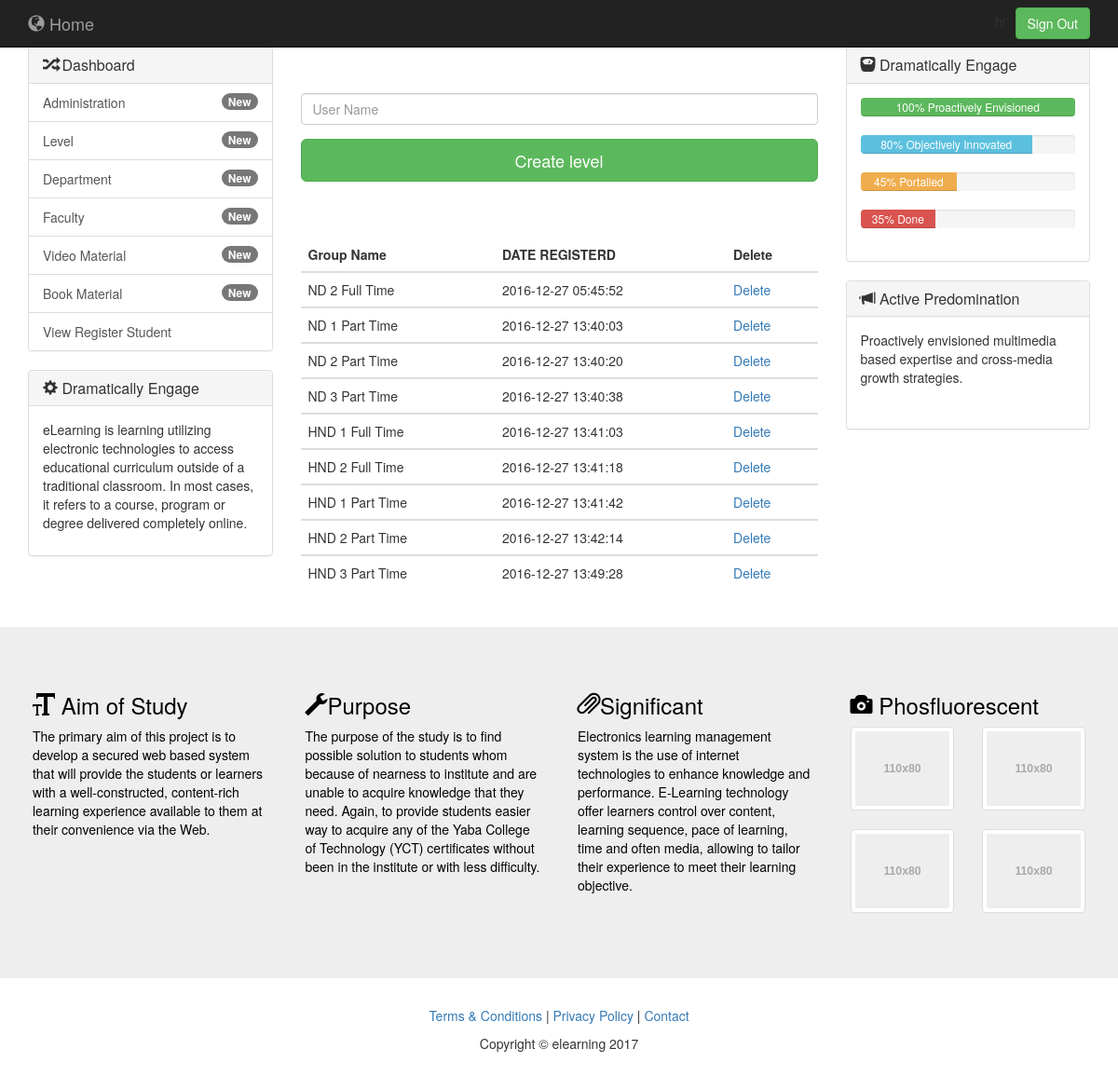
The page /auth/class.php (signed in) on the database its author committed.
### tables this page shows
CREATE TABLE `classes` (
  `id` int(11) NOT NULL,
  `name` varchar(50) NOT NULL,
  `datecreated` datetime NOT NULL,
  `admin_id` int(11) NOT NULL,
  `admin_name` varchar(50) NOT NULL
);

### auth/class.php (the view, shortened to what this page needs)
<!DOCTYPE html>
<html lang="en">
<head>
    <link href="css/bootstrap.min.css" rel="stylesheet">
    <link href="css/custom.css" rel="stylesheet">
</head>
<body>
   	<?php require('include/nav.php'); ?>
<div class="container-fluid">
		<?php require('include/left_column.php'); ?>
		<div class="col-sm-6">
			<form method="post">
			<table align="center" width="100%" border="0" style="margin-top: 50px;">
			<tr>
			<td><input type="text" name="name" placeholder="User Name" required class="form-control form-group" /></td>
			</tr>
			<tr>
			<td><button type="submit" name="btn-signup" class="btn btn-success btn-lg btn-block">Create level</button></td>
			</tr>
			</table>
			</form>
			<br/><br/><br/>
			<?php
			$connect = mysql_connect("localhost", "root", "");
			$sql = mysql_query("SELECT * FROM classes", $connect);
			echo "<table border=\"0\" class='table table-hover'>";
			echo "<thead>";
				echo "<tr>";
					echo "<th>Group Name</th>";
					echo "<th>DATE REGISTERD</th>";
					echo "<th>Delete</th>";
				echo "</tr>";
			echo "<thead>";
			while ($result1 = mysql_fetch_array ($sql))
			{
				echo "<tbody>";
			    echo "<tr>";
			    echo "<td >".$result1 ["name"]."</td>";
			    echo "<td >".$result1["datecreated"]."</td>";
			    echo "<td><a href=\"deleteclass.php?id=".$result1['id']."\">Delete</a></td>";
			    echo "</tr>";
			    echo "<tbody>";
			}
			echo "</table>";
			?>
		</div>
	  	<?php require('include/right_column.php'); ?>
	</div>
	  	<?php require('include/footer.php'); ?>
</body>
</html>

### auth/include/nav.php (shortened to what this page needs)
<nav class="navbar navbar-inverse navbar-fixed-top" role="navigation">
       <div class="container">
           <div class="navbar-header">
               <a class="navbar-brand" href="#"><span class="glyphicon glyphicon-globe"></span> Home</a>
           </div>
           <div class="collapse navbar-collapse" id="navbar">
               <div class="navbar-form navbar-right form-inline">
                   hi' <?php echo $userRow['admin_name']; ?>&nbsp;<a href="logout.php?logout" class="btn btn-success">Sign Out</a>
               </div>
           </div>
       </div>
   </nav>

### auth/include/left_column.php
<div class="col-sm-3">
			<div class="panel panel-default">
				<div class="panel-heading">
					<h1 class="panel-title"><span class="glyphicon glyphicon-random"></span> Dashboard</h1>
				</div>
				<div class="list-group">
					<a href="register.php" class="list-group-item">Administration <span class="badge">New</span</a>
					<a href="class.php" class="list-group-item">Level <span class="badge">New</span</a>
					<a href="department.php" class="list-group-item">Department <span class="badge">New</span</a>
					<a href="faculty.php" class="list-group-item">Faculty <span class="badge">New</span</a>
					<a href="video.php" class="list-group-item">Video Material <span class="badge">New</span</a>
					<a href="book.php" class="list-group-item">Book Material <span class="badge">New</span</a>
					<a href="student.php" class="list-group-item">View Register Student </a>
				</div>
			</div>
			<div class="panel panel-default">
				<div class="panel-heading">
					<h1 class="panel-title"><span class="glyphicon glyphicon-cog"></span> Dramatically Engage</h1>
				</div>
				<div class="panel-body">
					<p>eLearning is learning utilizing electronic technologies to access educational curriculum outside of a traditional classroom.  In most cases, it refers to a course, program or degree delivered completely online.
					</p>
				</div>
			</div>
		</div>

### auth/include/right_column.php (shortened to what this page needs)
<div class="col-sm-3">
			<div class="panel panel-default">
				<div class="panel-heading">
					<h3 class="panel-title">
						<span class="glyphicon glyphicon-scale"></span>
						Dramatically Engage
					</h3>
				</div>
				<div class="panel-body">
					<div class="progress">
						<div class="progress-bar progress-bar-success" role="progressbar" aria-valuenow="100"
						aria-valuemin="0" aria-valuemax="100" style="width:100%">
							100% Proactively Envisioned
						</div>
					</div>
					<div class="progress">
						<div class="progress-bar progress-bar-info" role="progressbar" aria-valuenow="80"
						aria-valuemin="0" aria-valuemax="100" style="width:80%">
							80% Objectively Innovated
						</div>
					</div>
					<div class="progress">
						<div class="progress-bar progress-bar-warning" role="progressbar" aria-valuenow="45"
						aria-valuemin="0" aria-valuemax="100" style="width:45%">
							45% Portalled
						</div>
					</div>
					<div class="progress">
						<div class="progress-bar progress-bar-danger" role="progressbar" aria-valuenow="35"
						aria-valuemin="0" aria-valuemax="100" style="width:35%">
							35% Done
						</div>
					</div>
				</div>
			</div>
			<div class="panel panel-default">
				<div class="panel-heading">
					<h3 class="panel-title">
						<span class="glyphicon glyphicon-bullhorn"></span>
						Active Predomination
					</h3>
				</div>
				<div class="panel-body">
					<p>Proactively envisioned multimedia based expertise and cross-media growth strategies.</p>
				</div>
			</div>
	  </div>

### auth/include/footer.php
<footer>
       <div class="footer-blurb">
           <div class="container">
               <div class="row">
                   <div class="col-sm-3 footer-blurb-item">
                       <h3><span class="glyphicon glyphicon-text-size"></span> Aim of  Study </h3>
                       <p>The primary aim of this project is to develop a secured web based system that will provide the students or learners with a well-constructed, content-rich learning experience available to them at their convenience via the Web.</p>
                   </div>
                   <div class="col-sm-3 footer-blurb-item">
                       <h3><span class="glyphicon glyphicon-wrench"></span>Purpose</h3>
                       <p>The purpose of the study is to find possible solution to students whom because of nearness to institute and are unable to acquire knowledge that they need. Again, to provide students easier way to acquire any of the Yaba College of Technology (YCT) certificates without been in the institute or with less difficulty.  </p>
                   </div>
                   <div class="col-sm-3 footer-blurb-item">
                       <h3><span class="glyphicon glyphicon-paperclip"></span>Significant</h3>
                       <p>Electronics learning management system is the use of internet technologies to enhance knowledge and performance. E-Learning technology offer learners control over content, learning sequence, pace of learning, time and often media, allowing to tailor their experience to meet their learning objective. </p>
                   </div>
                   <div class="col-sm-3 footer-blurb-item">
                       <h3><span class="glyphicon glyphicon-camera"></span> Phosfluorescent</h3>
                           <div class="row">
                               <div class="col-xs-6">
                                   <a href="#" class="thumbnail">
                                       <img src="holder.js/110x80" alt="">
                                   </a>
                               </div>
                               <div class="col-xs-6">
                                   <a href="#" class="thumbnail">
                                       <img src="holder.js/110x80" alt="">
                                   </a>
                               </div>
                               <div class="col-xs-6">
                                   <a href="#" class="thumbnail">
                                       <img src="holder.js/110x80" alt="">
                                   </a>
                               </div>
                               <div class="col-xs-6">
                                   <a href="#" class="thumbnail">
                                       <img src="holder.js/110x80" alt="">
                                   </a>
                               </div>
                           </div>
                   </div>
               </div>
           </div>
       </div>
       <div class="small-print">
           <div class="container">
               <p><a href="#">Terms &amp; Conditions</a> | <a href="#">Privacy Policy</a> | <a href="#">Contact</a></p>
               <p>Copyright &copy; elearning 2017 </p>
           </div>
       </div>
   </footer>

### auth/css/custom.css (style rules this page uses)
body { padding-top: 50px; }
h1, h2, h3, h4, h5, h6, h1 a:link, h2 a:link, h3 a:link, h4 a:link, h5 a:link, h6 a:link { color: black; }
.footer-blurb { padding: 30px 0; margin-top: 20px; background-color: #eee; color: black; }
.footer-blurb-item { padding: 20px; }
.small-print { background-color: #fff; padding: 30px 0; }
.feature, .page-intro, .article-intro, .small-print { text-align: center; }

### rows shown on the page
classes: name "ND 2 Full Time", datecreated "2016-12-27 05:45:52"
classes: name "ND 1 Part Time", datecreated "2016-12-27 13:40:03"
classes: name "ND 2 Part Time", datecreated "2016-12-27 13:40:20"
classes: name "ND 3 Part Time", datecreated "2016-12-27 13:40:38"
classes: name "HND 1 Full Time", datecreated "2016-12-27 13:41:03"
classes: name "HND 2 Full Time", datecreated "2016-12-27 13:41:18"
classes: name "HND 1 Part Time", datecreated "2016-12-27 13:41:42"
classes: name "HND 2 Part Time", datecreated "2016-12-27 13:42:14"
classes: name "HND 3 Part Time", datecreated "2016-12-27 13:49:28"
